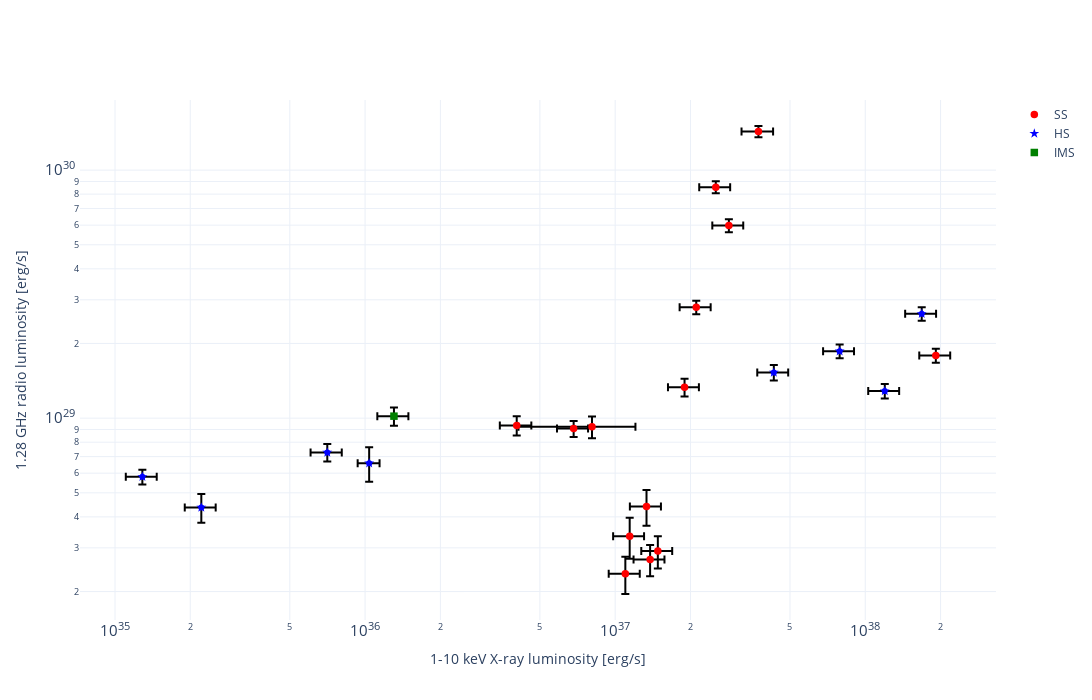

The notebook cell this image was saved under:
### Code cell
plot_Lr_Lx_plotly(paired_data, colourby="state")

### Figure 1 — Plotly figure (JSON) as saved in the notebook; plotly's stock layout.template omitted (floating-point values rounded to 4 significant figures)
{"data": [{"error_x": {"array": [2.708e+37, 2.378e+37, 1.692e+37, 1.117e+37, 6.093e+36, 4.028e+36, 5.396e+36, 3.571e+36, 2.994e+36, 2.678e+36, 9.689e+35, 3.972e+36, 5.819e+35, 1.853e+35, 1.007e+35, 1.819e+34, 3.131e+34, 1.043e+35, 1.559e+36, 1.951e+36, 2.094e+36, 1.896e+36, 1.616e+36], "arrayminus": [2.708e+37, 2.378e+37, 1.692e+37, 1.117e+37, 6.093e+36, 4.028e+36, 5.396e+36, 3.571e+36, 2.994e+36, 2.678e+36, 9.689e+35, 3.972e+36, 5.819e+35, 1.853e+35, 1.007e+35, 1.819e+34, 3.131e+34, 1.043e+35, 1.559e+36, 1.951e+36, 2.094e+36, 1.896e+36, 1.616e+36], "color": "black", "symmetric": false, "type": "data", "visible": true}, "error_y": {"array": [1.177e+28, 1.675e+28, 8.625e+27, 1.181e+28, 1.082e+28, 3.55e+28, 7.537e+28, 4.726e+28, 1.74e+28, 1.104e+28, 6.736e+27, 9.272e+27, 8.327e+27, 8.571e+27, 5.861e+27, 3.976e+27, 5.789e+27, 1.049e+28, 4.044e+27, 3.879e+27, 4.312e+27, 7.236e+27, 6.277e+27], "color": "black", "type": "data", "visible": true}, "hoverinfo": "skip", "marker": {"color": "blue", "size": 0}, "mode": "markers", "showlegend": false, "type": "scatter", "x": [1.915e+38, 1.681e+38, 1.197e+38, 7.899e+37, 4.308e+37, 2.848e+37, 3.74e+37, 2.525e+37, 2.109e+37, 1.894e+37, 6.821e+36, 8.078e+36, 4.039e+36, 1.304e+36, 7.061e+35, 1.287e+35, 2.214e+35, 1.038e+36, 1.098e+37, 1.379e+37, 1.481e+37, 1.334e+37, 1.143e+37], "y": [1.788e+29, 2.635e+29, 1.287e+29, 1.861e+29, 1.528e+29, 5.978e+29, 1.431e+30, 8.536e+29, 2.799e+29, 1.333e+29, 9.076e+28, 9.229e+28, 9.344e+28, 1.019e+29, 7.276e+28, 5.802e+28, 4.366e+28, 6.587e+28, 2.359e+28, 2.692e+28, 2.91e+28, 4.404e+28, 3.339e+28]}, {"marker": {"color": "red", "size": 7.5, "symbol": "circle"}, "mode": "markers", "name": "SS", "type": "scatter", "x": [1.915e+38, 2.848e+37, 3.74e+37, 2.525e+37, 2.109e+37, 1.894e+37, 6.821e+36, 8.078e+36, 4.039e+36, 1.098e+37, 1.379e+37, 1.481e+37, 1.334e+37, 1.143e+37], "y": [1.788e+29, 5.978e+29, 1.431e+30, 8.536e+29, 2.799e+29, 1.333e+29, 9.076e+28, 9.229e+28, 9.344e+28, 2.359e+28, 2.692e+28, 2.91e+28, 4.404e+28, 3.339e+28]}, {"marker": {"color": "blue", "size": 7.5, "symbol": "star"}, "mode": "markers", "name": "HS", "type": "scatter", "x": [1.681e+38, 1.197e+38, 7.899e+37, 4.308e+37, 7.061e+35, 1.287e+35, 2.214e+35, 1.038e+36], "y": [2.635e+29, 1.287e+29, 1.861e+29, 1.528e+29, 7.276e+28, 5.802e+28, 4.366e+28, 6.587e+28]}, {"marker": {"color": "green", "size": 7.5, "symbol": "square"}, "mode": "markers", "name": "IMS", "type": "scatter", "x": [1.304e+36], "y": [1.019e+29]}], "layout": {"height": 700, "width": 1200, "xaxis": {"title": {"text": "1-10 keV X-ray luminosity [erg/s]"}, "type": "log"}, "yaxis": {"title": {"text": "1.28 GHz radio luminosity [erg/s]"}, "type": "log"}}}
